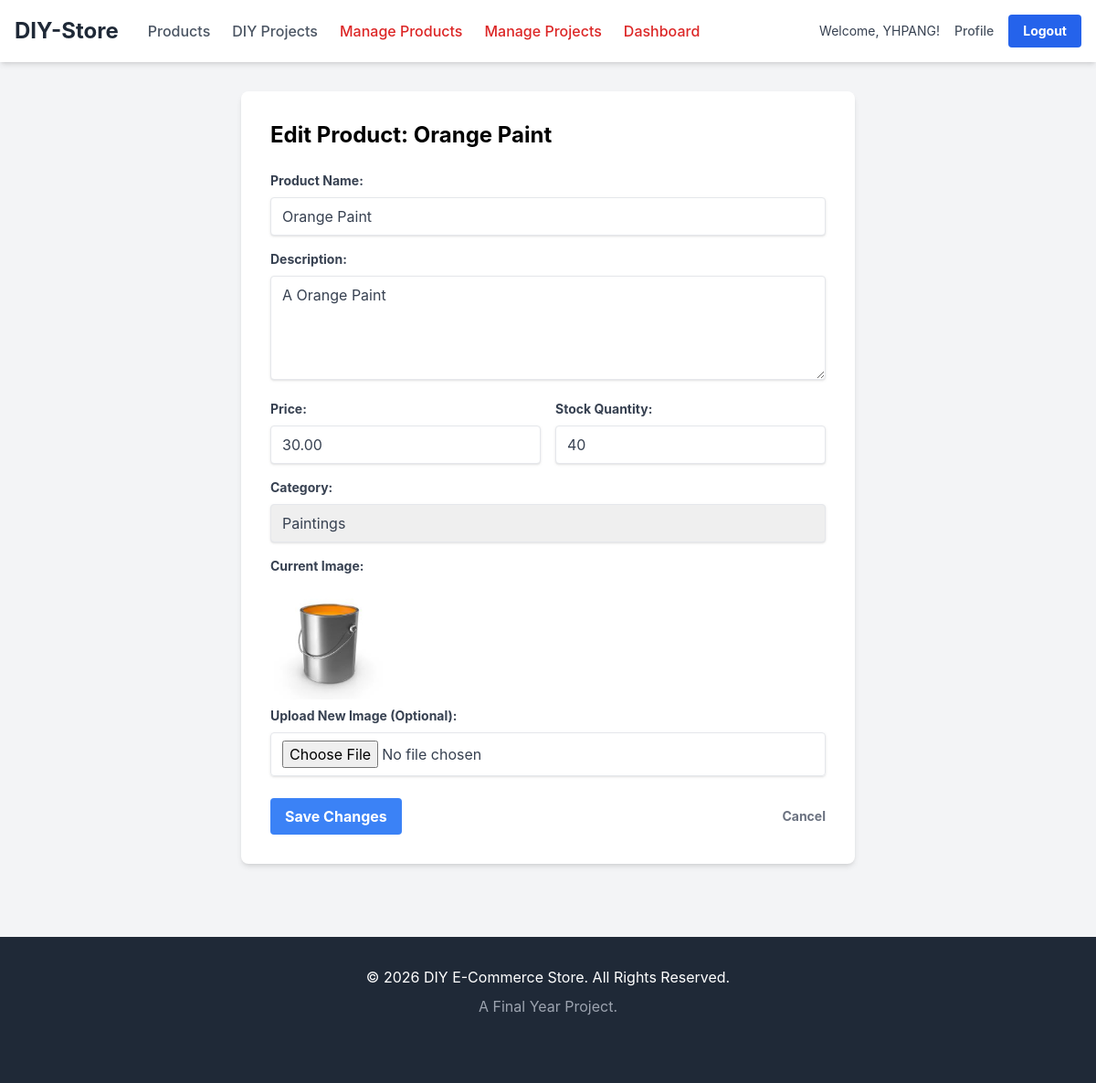
The app's page /admin/edit_product.php?id=47 (signed in) with its own data.
### tables this page shows
CREATE TABLE `product` (
  `product_id` int(11) NOT NULL,
  `name` varchar(200) NOT NULL,
  `description` text DEFAULT NULL,
  `image` varchar(255) DEFAULT NULL,
  `price` decimal(10,2) NOT NULL,
  `stock_quantity` int(11) NOT NULL,
  `category_id` int(11) DEFAULT NULL,
  `status` enum('Available','Disabled') DEFAULT 'Available'
);

CREATE TABLE `category` (
  `category_id` int(11) NOT NULL,
  `category_name` varchar(100) NOT NULL
);

### _base.php (called while the page is built, shortened)
<?php
function get($key, $default = null) {
    return $_GET[$key] ?? $default;
}
function post($key, $default = null) {
    return $_POST[$key] ?? $default;
}
function e($value) {
    return htmlspecialchars($value ?? '', ENT_QUOTES, 'UTF-8');
}
?>

### admin/edit_product.php (the view, shortened to what this page needs)
<?php
require_once '../_base.php';
require_once '../_head.php';
$id = get('id');
$conn = db_connect();
$stmt = $conn->prepare("SELECT * FROM Product WHERE product_id = ?");
$stmt->bind_param("i", $id);
$stmt->execute();
$result = $stmt->get_result();
$product = $result->fetch_assoc();
$category_result = $conn->query("SELECT * FROM Category ORDER BY category_name");
$categories = $category_result->fetch_all(MYSQLI_ASSOC);
?>
<div class="w-full max-w-2xl mx-auto bg-white p-8 rounded-lg shadow-md">
    <h1 class="text-2xl font-bold mb-6">Edit Product: <?= e($product['name']) ?></h1>
    <form method="POST" action="" enctype="multipart/form-data">
        <div class="mb-4">
            <label for="name" class="block text-gray-700 text-sm font-bold mb-2">Product Name:</label>
            <input type="text" id="name" name="name" value="<?= e(post('name', $product['name'])) ?>" class="shadow appearance-none border rounded w-full py-2 px-3 text-gray-700">
        </div>
        <div class="mb-4">
            <label for="description" class="block text-gray-700 text-sm font-bold mb-2">Description:</label>
            <textarea id="description" name="description" rows="4" class="shadow appearance-none border rounded w-full py-2 px-3 text-gray-700"><?= e(post('description', $product['description'])) ?></textarea>
        </div>
        <div class="grid grid-cols-1 md:grid-cols-2 gap-4 mb-4">
            <div>
                <label for="price" class="block text-gray-700 text-sm font-bold mb-2">Price:</label>
                <input type="text" id="price" name="price" value="<?= e(post('price', $product['price'])) ?>" class="shadow appearance-none border rounded w-full py-2 px-3 text-gray-700">
            </div>
            <div>
                <label for="stock_quantity" class="block text-gray-700 text-sm font-bold mb-2">Stock Quantity:</label>
                <input type="number" id="stock_quantity" name="stock_quantity" value="<?= e(post('stock_quantity', $product['stock_quantity'])) ?>" class="shadow appearance-none border rounded w-full py-2 px-3 text-gray-700">
            </div>
        </div>
        <div class="mb-4">
            <label for="category_id" class="block text-gray-700 text-sm font-bold mb-2">Category:</label>
            <select id="category_id" name="category_id" class="shadow appearance-none border rounded w-full py-2 px-3 text-gray-700">
                <?php foreach ($categories as $category): ?>
                    <?php $selected_category = post('category_id', $product['category_id']); ?>
                    <option value="<?= e($category['category_id']) ?>" <?= $selected_category == $category['category_id'] ? 'selected' : '' ?>>
                        <?= e($category['category_name']) ?>
                    </option>
                <?php endforeach; ?>
            </select>
        </div>
        <div class="mb-6">
            <label class="block text-gray-700 text-sm font-bold mb-2">Current Image:</label>
            <?php if ($product['image']): ?>
                <img src="../<?= e($product['image']) ?>" alt="Current product image" class="w-32 h-32 object-cover rounded mb-2">
            <?php else: ?>
                <p class="text-gray-500 italic">No image available.</p>
            <?php endif; ?>
            <label for="image" class="block text-gray-700 text-sm font-bold mb-2">Upload New Image (Optional):</label>
            <input type="file" id="image" name="image" class="shadow appearance-none border rounded w-full py-2 px-3 text-gray-700">
        </div>
        <div class="flex items-center justify-between">
            <button type="submit" class="bg-blue-500 hover:bg-blue-700 text-white font-bold py-2 px-4 rounded">
                Save Changes
            </button>
            <a href="manage_product.php" class="inline-block align-baseline font-bold text-sm text-gray-500 hover:text-gray-800">
                Cancel
            </a>
        </div>
    </form>
</div>
<?php
require_once '../_foot.php';
?>

### records on screen
product: name "Orange Paint", description "A Orange Paint", price "30.00", stock_quantity "40", category_id "Paintings", image (picture)

### other values on screen
$_user->username "YHPANG"
